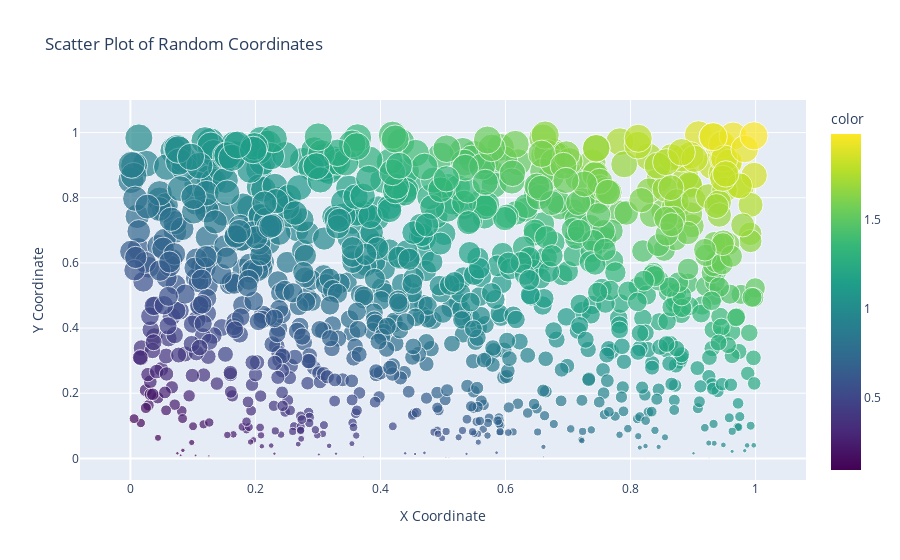

Here is the notebook cell this chart was saved with:
### Markdown cell above
## 1. Write a program to draw a scatter plot for random 1000 x and y coordinates

### Code cell
import plotly.express as ex
import numpy as np

# Generate random x and y coordinates
X = np.random.rand(1000)
Y = np.random.rand(1000)

logger_info = get_info_logger(__name__)
logger_info.info("X and Y generated.")

# Create a scatter plot
fig = ex.scatter(x=X, y=Y ,
                 color=X + Y,
                 color_continuous_scale =  'viridis',
                 title='Scatter Plot of Random Coordinates',
                 size = Y*4,
                 labels={   
                            'x':'X Coordinate'
                            ,'y':'Y Coordinate'})

# Add titles and labels
fig.update_layout(

)

# Show the plot
fig.show()

### Figure 1 — Plotly figure (JSON) as saved in the notebook; plotly's stock layout.template omitted (floating-point values rounded to 4 significant figures; data arrays with more than 128 entries replaced by an {"elided": "..."} marker saying what was removed)
{"data": [{"hovertemplate": "X Coordinate=%{x}<br>Y Coordinate=%{y}<br>size=%{marker.size}<br>color=%{marker.color}<extra></extra>", "legendgroup": "", "marker": {"color": {"elided": "1000 float values"}, "coloraxis": "coloraxis", "size": {"elided": "1000 float values"}, "sizemode": "area", "sizeref": 0.009931, "symbol": "circle"}, "mode": "markers", "name": "", "orientation": "v", "showlegend": false, "type": "scatter", "x": {"elided": "1000 float values"}, "xaxis": "x", "y": {"elided": "1000 float values"}, "yaxis": "y"}], "layout": {"coloraxis": {"colorbar": {"title": {"text": "color"}}, "colorscale": [[0, "#440154"], [0.1111, "#482878"], [0.2222, "#3e4989"], [0.3333, "#31688e"], [0.4444, "#26828e"], [0.5556, "#1f9e89"], [0.6667, "#35b779"], [0.7778, "#6ece58"], [0.8889, "#b5de2b"], [1, "#fde725"]]}, "legend": {"itemsizing": "constant", "tracegroupgap": 0}, "title": {"text": "Scatter Plot of Random Coordinates"}, "xaxis": {"anchor": "y", "domain": [0, 1], "title": {"text": "X Coordinate"}}, "yaxis": {"anchor": "x", "domain": [0, 1], "title": {"text": "Y Coordinate"}}}}
